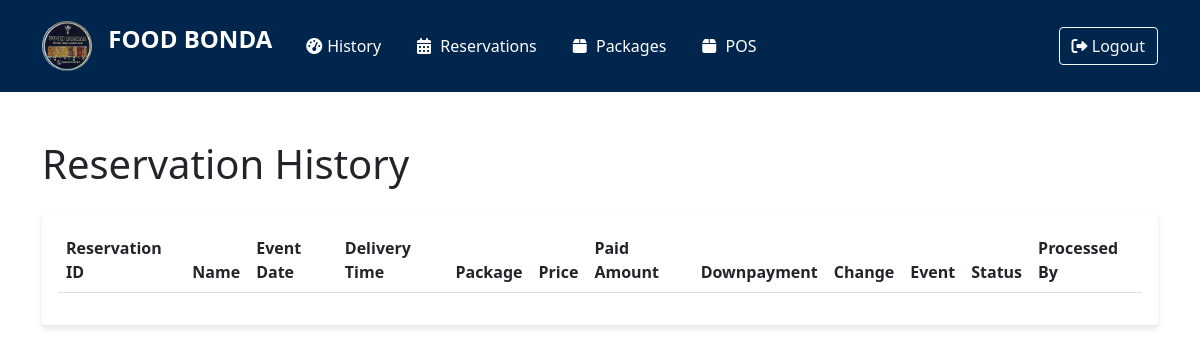
Page /owner/owner_history.php (signed in) on the earlier database version.
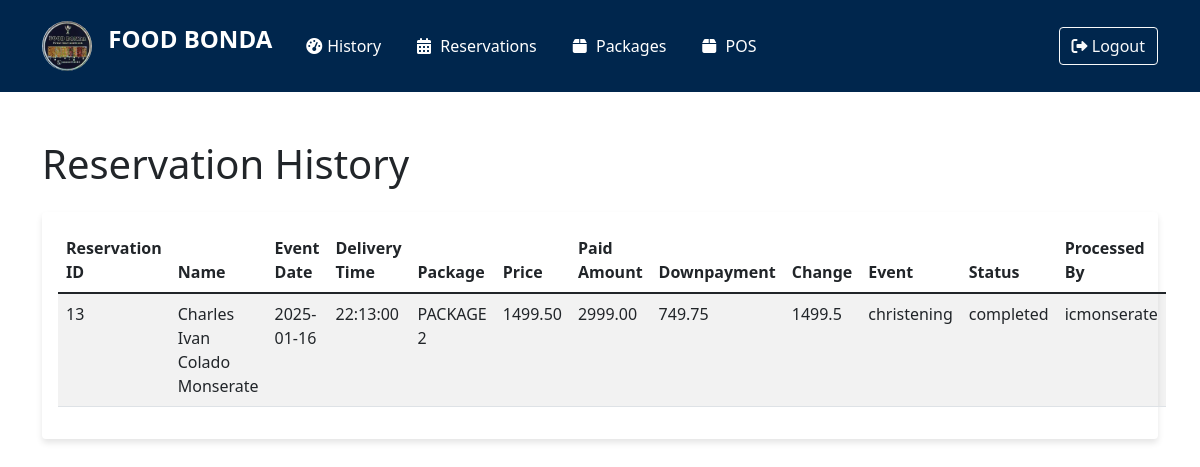
Same page on the later database version.
### tables this page shows
CREATE TABLE `reservations` (
  `reservation_id` int NOT NULL,
  `customer_id` int NOT NULL,
  `first_name` varchar(50) NOT NULL,
  `middle_name` varchar(50) DEFAULT NULL,
  `last_name` varchar(50) NOT NULL,
  `contact` varchar(11) NOT NULL,
  `email` varchar(100) NOT NULL,
  `event_date` date NOT NULL,
  `delivery_time` time NOT NULL,
  `delivery_address` text NOT NULL,
  `event_type` enum('wedding','birthday','christening','thanksgiving','fiesta') NOT NULL,
  `package_name` varchar(100) NOT NULL,
  `selected_dishes` text NOT NULL,
  `package_price` decimal(10,2) NOT NULL,
  `payment_method` enum('Cash on Delivery','Downpayment 50%') NOT NULL,
  `gcash_receipt_path` varchar(255) DEFAULT NULL,
  `status` enum('pending','approved','completed','cancelled') DEFAULT 'pending',
  `created_at` timestamp NULL DEFAULT CURRENT_TIMESTAMP,
  `updated_at` timestamp NOT NULL DEFAULT CURRENT_TIMESTAMP ON UPDATE CURRENT_TIMESTAMP
);

CREATE TABLE `owners` (
  `owner_id` int NOT NULL,
  `username` varchar(50) NOT NULL,
  `password` varchar(255) NOT NULL,
  `first_name` varchar(50) NOT NULL,
  `last_name` varchar(50) NOT NULL,
  `email` varchar(100) NOT NULL
);

### owner/owner_history.php (the view, shortened to what this page needs)
<?php
require_once '../db_conn.php';
$owner_id = $_SESSION['owner_id'];
$sql = 'SELECT r.reservation_id, r.first_name, r.middle_name, r.last_name, r.event_date, r.delivery_time, r.package_name, r.event_type, r.status, MAX(p.amount) AS price, SUM(p.amount) AS paid_amount, o.username AS processed_by
        FROM reservations r
        LEFT JOIN payment p ON r.reservation_id = p.reservation_id
        LEFT JOIN owners o ON p.owner_id = o.owner_id
        WHERE r.status = "completed" AND o.owner_id = ?
        GROUP BY r.reservation_id, r.first_name, r.middle_name, r.last_name, r.event_date, r.delivery_time, r.package_name, r.event_type, r.status, o.username';
$stmt = $conn->prepare($sql);
$stmt->bind_param('i', $owner_id);
$stmt->execute();
$reservations = $stmt->get_result()->fetch_all(MYSQLI_ASSOC);
?>
<!DOCTYPE html>
<html lang="en">
<head>
    <link href="https://cdn.jsdelivr.net/npm/bootstrap@5.1.3/dist/css/bootstrap.min.css" rel="stylesheet">
    <link rel="stylesheet" href="https://cdnjs.cloudflare.com/ajax/libs/font-awesome/6.0.0/css/all.min.css">
    <link rel="stylesheet" href="owner_dashboard.css">
</head>
<body>
    <?php include 'owner_navbar.php'; ?>
    <div class="container mt-5">
        <h1 class="mb-4">Reservation History</h1>
        <div class="card">
            <div class="card-body">
                <table class="table table-striped">
                    <thead>
                        <tr>
                            <th>Reservation ID</th>
                            <th>Name</th>
                            <th>Event Date</th>
                            <th>Delivery Time</th>
                            <th>Package</th>
                            <th>Price</th>
                            <th>Paid Amount</th>
                            <th>Downpayment</th>
                            <th>Change</th>
                            <th>Event</th>
                            <th>Status</th>
                            <th>Processed By</th>
                        </tr>
                    </thead>
                    <tbody>
                        <?php foreach ($reservations as $reservation): ?>
                        <?php
                        $downpayment = $reservation['price'] * 0.5;
                        $change = $reservation['paid_amount'] - $reservation['price'];
                        ?>
                        <tr>
                            <td><?php echo htmlspecialchars($reservation['reservation_id']); ?></td>
                            <td><?php echo htmlspecialchars($reservation['first_name'] ?? '') . ' ' . htmlspecialchars($reservation['middle_name'] ?? '') . ' ' . htmlspecialchars($reservation['last_name'] ?? ''); ?></td>
                            <td><?php echo htmlspecialchars($reservation['event_date'] ?? ''); ?></td>
                            <td><?php echo htmlspecialchars($reservation['delivery_time'] ?? ''); ?></td>
                            <td><?php echo htmlspecialchars($reservation['package_name'] ?? ''); ?></td>
                            <td><?php echo htmlspecialchars($reservation['price'] ?? ''); ?></td>
                            <td><?php echo htmlspecialchars($reservation['paid_amount'] ?? ''); ?></td>
                            <td><?php echo htmlspecialchars($downpayment); ?></td>
                            <td><?php echo htmlspecialchars($change); ?></td>
                            <td><?php echo htmlspecialchars($reservation['event_type'] ?? ''); ?></td>
                            <td><?php echo htmlspecialchars($reservation['status'] ?? ''); ?></td>
                            <td><?php echo htmlspecialchars($reservation['processed_by'] ?? ''); ?></td>
                        </tr>
                        <?php endforeach; ?>
                    </tbody>
                </table>
            </div>
        </div>
    </div>
</body>
</html>

Differences in the rows shown:
added reservations: reservation_id "13", first_name "Charles Ivan", middle_name "Colado", last_name "Monserate", event_date "2025-01-16", delivery_time "22:13:00", package_name "PACKAGE 2", price "1499.50", paid_amount "2999.00", downpayment "749.75", change "1499.5", event_type "christening", status "completed", owners.username "icmonserate"
